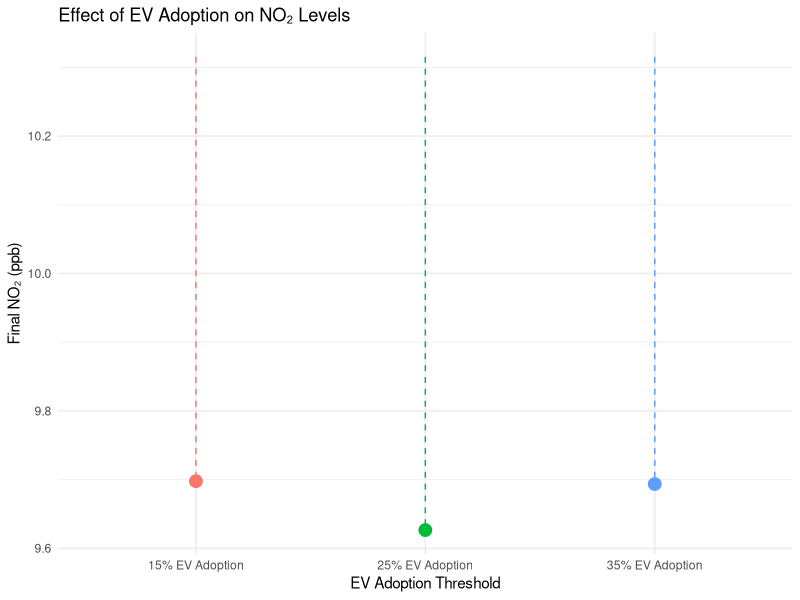
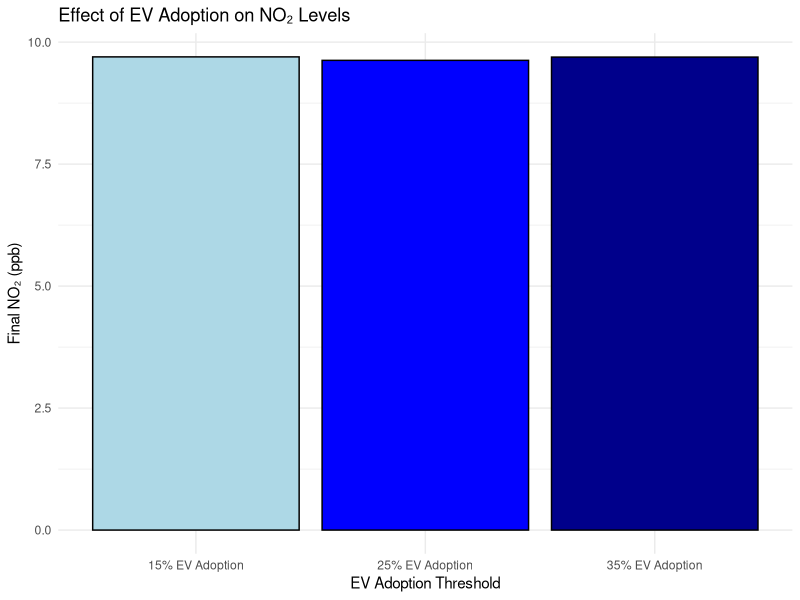
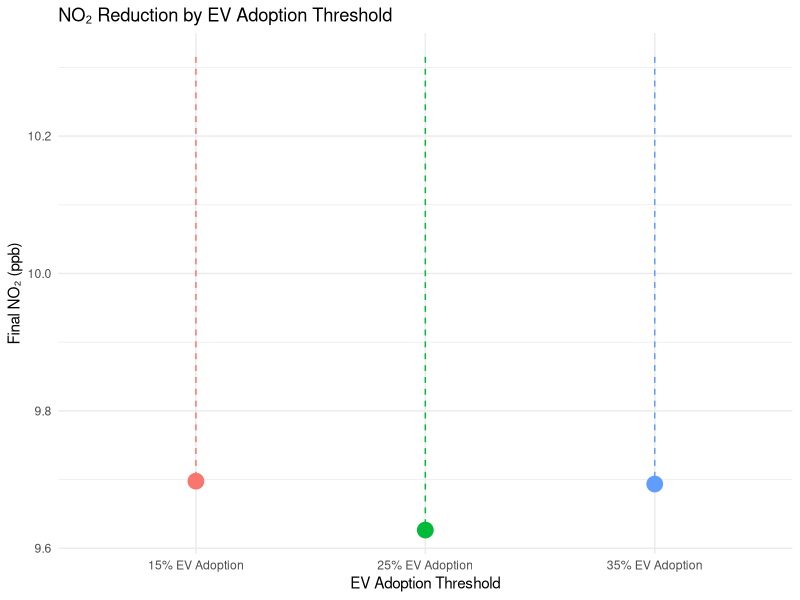
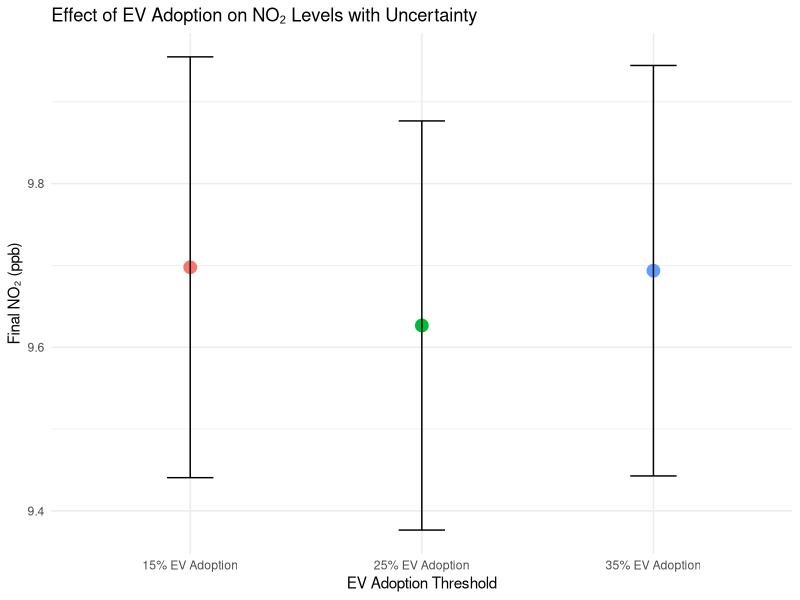
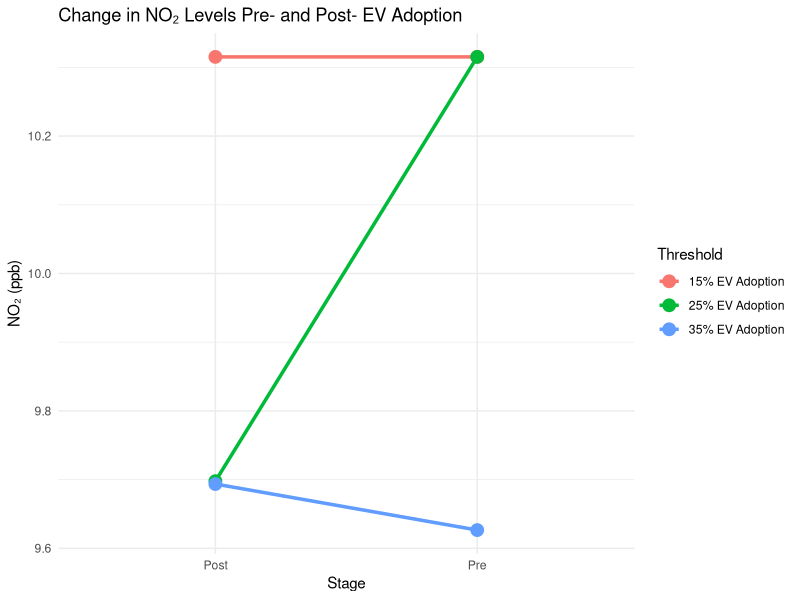
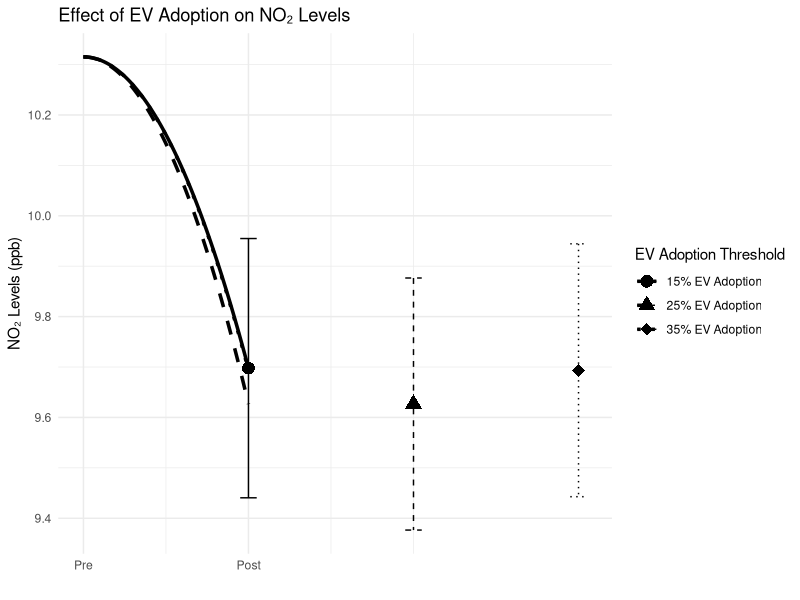
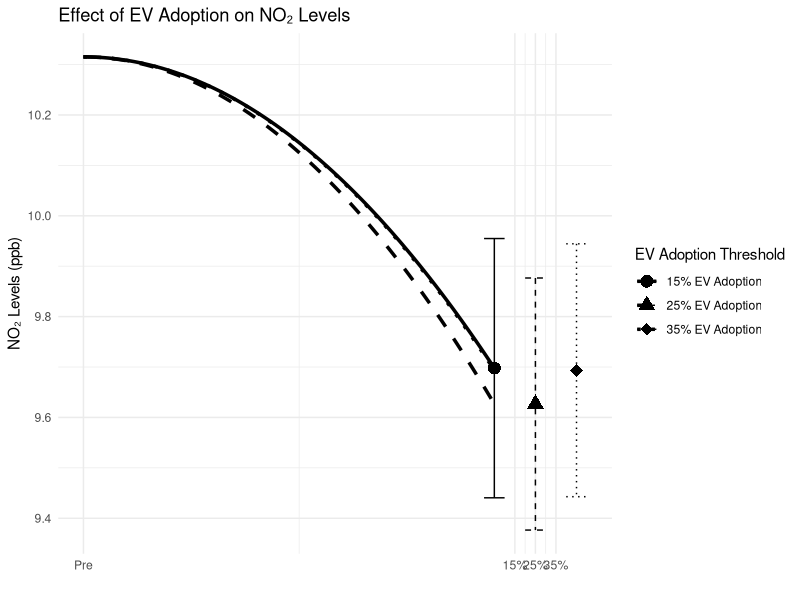
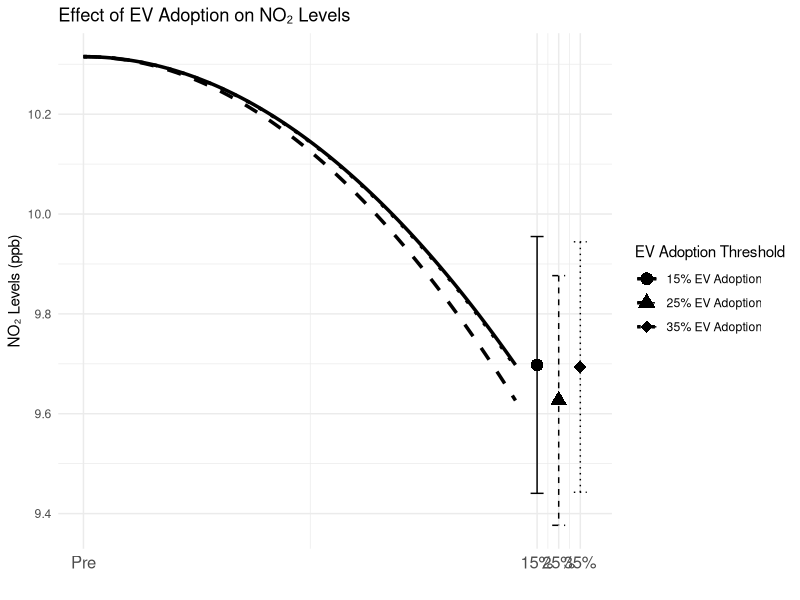

The R source for these figures, in order:


##############
##############

library(ggplot2)
library(dplyr)


library(ggplot2)

ev_adoption_df <- data.frame(
  Threshold = c("15% EV Adoption", "25% EV Adoption", "35% EV Adoption"),
  Reduction = c(-0.61747566, -0.68864040, -0.62164765),  # Coefficients (NO2 decrease)
  SE = c(0.25714653, 0.25004344, 0.25083377)  # Standard errors
)

# Compute NO2 levels after reduction
ev_adoption_df <- ev_adoption_df %>%
  mutate(Final_NO2 = 10.31522 + Reduction) 

# Plot NO2 reductions at each EV adoption threshold
ggplot(ev_adoption_df, aes(x = Threshold, y = Final_NO2, color = Threshold)) +
  geom_point(size = 4) +
  geom_segment(aes(xend = Threshold, y = 10.31522, yend = Final_NO2), linetype = "dashed") +
  labs(
    title = "Effect of EV Adoption on NO₂ Levels",
    x = "EV Adoption Threshold",
    y = "Final NO₂ (ppb)"
  ) +
  theme_minimal() +
  theme(legend.position = "none")  # Remove legend for clarity



################


ggplot(ev_adoption_df, aes(x = Threshold, y = Final_NO2, fill = Threshold)) +
  geom_bar(stat = "identity", color = "black") +
  labs(
    title = "Effect of EV Adoption on NO₂ Levels",
    x = "EV Adoption Threshold",
    y = "Final NO₂ (ppb)"
  ) +
  scale_fill_manual(values = c("lightblue", "blue", "darkblue")) +
  theme_minimal() +
  theme(legend.position = "none")



ggplot(ev_adoption_df, aes(x = Threshold, y = Final_NO2, color = Threshold)) +
  geom_segment(aes(xend = Threshold, y = 10.31522, yend = Final_NO2), linetype = "dashed") +
  geom_point(size = 5) +
  labs(
    title = "NO₂ Reduction by EV Adoption Threshold",
    x = "EV Adoption Threshold",
    y = "Final NO₂ (ppb)"
  ) +
  theme_minimal() +
  theme(legend.position = "none")



ggplot(ev_adoption_df, aes(x = Threshold, y = Final_NO2, color = Threshold)) +
  geom_point(size = 4) +
  geom_errorbar(aes(ymin = Final_NO2 - SE, ymax = Final_NO2 + SE), width = 0.2, color = "black") +
  labs(
    title = "Effect of EV Adoption on NO₂ Levels with Uncertainty",
    x = "EV Adoption Threshold",
    y = "Final NO₂ (ppb)"
  ) +
  theme_minimal() +
  theme(legend.position = "none")



# Create long-format data to show slope
ev_slope_df <- data.frame(
  Threshold = rep(ev_adoption_df$Threshold, each = 2),
  Stage = rep(c("Pre", "Post"), times = nrow(ev_adoption_df)),
  NO2_Level = c(rep(10.31522, nrow(ev_adoption_df)), ev_adoption_df$Final_NO2)
)

ggplot(ev_slope_df, aes(x = Stage, y = NO2_Level, group = Threshold, color = Threshold)) +
  geom_line(size = 1.2) +
  geom_point(size = 4) +
  labs(
    title = "Change in NO₂ Levels Pre- and Post- EV Adoption",
    x = "Stage",
    y = "NO₂ (ppb)"
  ) +
  theme_minimal() +
  theme(legend.position = "right")



###################
###################
###################



library(ggplot2)
library(dplyr)

# Create a dataframe for NO2 levels over time for different EV adoption thresholds
ev_adoption_df <- data.frame(
  Time = rep(seq(0, 1, length.out = 100), 3),  # Time progression (scaled to 0-1 for smooth curve)
  Threshold = rep(c("15% EV Adoption", "25% EV Adoption", "35% EV Adoption"), each = 100),
  Reduction = rep(c(-0.61747566, -0.68864040, -0.62164765), each = 100),  # Regression coefficients
  SE = rep(c(0.25714653, 0.25004344, 0.25083377), each = 100)  # Standard errors
)

# Compute NO2 levels over time
ev_adoption_df <- ev_adoption_df %>%
  mutate(
    NO2_Level = 10.31522 + Reduction * Time^2,  # Quadratic decrease (parabolic shape)
    X_Axis = ifelse(Time == 1, as.numeric(factor(Threshold, levels = c("15% EV Adoption", "25% EV Adoption", "35% EV Adoption"))), NA)  # X position for SE markers
  )

# Plot NO2 reductions over time for each EV adoption threshold
ggplot(ev_adoption_df, aes(x = Time, y = NO2_Level, group = Threshold, linetype = Threshold, shape = Threshold)) +
  geom_line(size = 1.2) +  # Plot curved lines
  geom_point(data = ev_adoption_df %>% filter(Time == 1), aes(x = X_Axis, y = NO2_Level), size = 4) +  # Add endpoint markers
  geom_errorbar(data = ev_adoption_df %>% filter(Time == 1), 
                aes(x = X_Axis, ymin = NO2_Level - SE, ymax = NO2_Level + SE), 
                width = 0.1, color = "black") +  # Error bars at endpoints
  scale_x_continuous(breaks = c(0, 1), labels = c("Pre", "Post")) +  # Label x-axis as "Pre" and "Post"
  scale_linetype_manual(values = c("solid", "dashed", "dotted")) +  # Different line types for BW printing
  scale_shape_manual(values = c(16, 17, 18)) +  # Different point shapes for BW printing
  labs(
    title = "Effect of EV Adoption on NO₂ Levels",
    x = "",
    y = "NO₂ Levels (ppb)",
    linetype = "EV Adoption Threshold",
    shape = "EV Adoption Threshold"
  ) +
  theme_minimal() +
  theme(legend.position = "right")


###################
###################
###################


library(ggplot2)
library(dplyr)

# Define the initial NO2 level (pre-treatment mean)
initial_NO2 <- 10.31522

# Create a dataframe with NO2 levels over time for different EV adoption thresholds
ev_adoption_df <- data.frame(
  Time = rep(seq(0, 1, length.out = 100), 3),  # Simulated time progression
  Threshold = rep(c("15% EV Adoption", "25% EV Adoption", "35% EV Adoption"), each = 100),
  Reduction = rep(c(-0.61747566, -0.68864040, -0.62164765), each = 100),  # Regression coefficients
  SE = rep(c(0.25714653, 0.25004344, 0.25083377), each = 100)  # Standard errors
)

# Compute NO2 levels over time, ensuring each line reaches its own final NO2 level
ev_adoption_df <- ev_adoption_df %>%
  mutate(
    X_Axis = case_when(
      Threshold == "15% EV Adoption" ~ 1.0,
      Threshold == "25% EV Adoption" ~ 1.1,
      Threshold == "35% EV Adoption" ~ 1.2
    ),  # Adjust final x-values to make them closer together
    NO2_Level = initial_NO2 + Reduction * Time^2  # Quadratic decrease for parabolic shape
  )

# Extract only the final data points for error bars and endpoint markers
final_points <- ev_adoption_df %>%
  filter(Time == 1)  # Select only the last time point

# Plot NO2 reductions over time for each EV adoption threshold
ggplot(ev_adoption_df, aes(x = Time, y = NO2_Level, group = Threshold, linetype = Threshold, shape = Threshold)) +
  geom_line(size = 1.2) +  # Plot curved lines
  geom_point(data = final_points, aes(x = X_Axis, y = NO2_Level), size = 4) +  # Add endpoint markers
  geom_errorbar(data = final_points, aes(x = X_Axis, ymin = NO2_Level - SE, ymax = NO2_Level + SE), 
                width = 0.05, color = "black") +  # Error bars at endpoints
  scale_x_continuous(breaks = c(0, 1.05, 1.1, 1.15), labels = c("Pre", "15%", "25%", "35%")) +  # Adjusted x-axis labels
  scale_linetype_manual(values = c("solid", "dashed", "dotted")) +  # Different line types for BW printing
  scale_shape_manual(values = c(16, 17, 18)) +  # Different point shapes for BW printing
  labs(
    title = "Effect of EV Adoption on NO₂ Levels",
    x = "",
    y = "NO₂ Levels (ppb)",
    linetype = "EV Adoption Threshold",
    shape = "EV Adoption Threshold"
  ) +
  theme_minimal() +
  theme(legend.position = "right")


#########
#########

library(ggplot2)
library(dplyr)

# Define the initial NO2 level (pre-treatment mean)
initial_NO2 <- 10.31522

# Define thresholds and their reductions
ev_adoption_df <- data.frame(
  Threshold = c("15% EV Adoption", "25% EV Adoption", "35% EV Adoption"),
  Final_NO2 = initial_NO2 + c(-0.61747566, -0.68864040, -0.62164765),  # Apply reductions
  SE = c(0.25714653, 0.25004344, 0.25083377)  # Standard errors
)

# Define time progression for each threshold separately
time_seq <- seq(0, 1, length.out = 100)

# Expand dataframe for plotting each threshold separately
ev_adoption_long <- ev_adoption_df %>%
  slice(rep(1:n(), each = length(time_seq))) %>%  # Repeat each row for each time step
  mutate(
    Time = rep(time_seq, nrow(ev_adoption_df)),  # Assign time progression
    NO2_Level = initial_NO2 + (Final_NO2 - initial_NO2) * Time^2,  # Quadratic decrease
    X_Axis = case_when(
      Threshold == "15% EV Adoption" ~ 1.05,
      Threshold == "25% EV Adoption" ~ 1.10,
      Threshold == "35% EV Adoption" ~ 1.15
    ))  # Adjust final x positions to be closer

# Extract only the final data points for error bars and endpoint markers
final_points <- ev_adoption_long %>%
  filter(Time == 1)  # Select only the last time point

# Plot NO2 reductions over time for each EV adoption threshold
ggplot(ev_adoption_long, aes(x = Time, y = NO2_Level, group = Threshold, linetype = Threshold, shape = Threshold)) +
  geom_line(size = 1.2) +  # Plot curved lines
  geom_point(data = final_points, aes(x = X_Axis, y = NO2_Level), size = 4) +  # Add endpoint markers
  geom_errorbar(data = final_points, aes(x = X_Axis, ymin = NO2_Level - SE, ymax = NO2_Level + SE), 
                width = 0.03, color = "black") +  # Adjust error bars for clarity
  scale_x_continuous(breaks = c(0, 1.05, 1.10, 1.15), labels = c("Pre", "15%", "25%", "35%")) +  # Adjusted x-axis labels
  scale_linetype_manual(values = c("solid", "dashed", "dotted")) +  # Different line types for BW printing
  scale_shape_manual(values = c(16, 17, 18)) +  # Different point shapes for BW printing
  labs(
    title = "Effect of EV Adoption on NO₂ Levels",
    x = "",
    y = "NO₂ Levels (ppb)",
    linetype = "EV Adoption Threshold",
    shape = "EV Adoption Threshold"
  ) +
  theme_minimal() +
  theme(legend.position = "right", axis.text.x = element_text(size = 12))


###########
###########
############


library(ggplot2)
library(dplyr)

# Define the initial NO2 level (pre-treatment mean)
initial_NO2 <- 10.31522

# Define thresholds and their reductions
ev_adoption_df <- data.frame(
  Threshold = c("15% EV Adoption", "25% EV Adoption", "35% EV Adoption"),
  Final_NO2 = initial_NO2 + c(-0.61747566, -0.68864040, -0.62164765),  # Apply reductions
  SE = c(0.25714653, 0.25004344, 0.25083377)  # Standard errors
)

# Define time progression
time_seq <- seq(0, 1, length.out = 100)

# Expand dataframe for plotting
ev_adoption_long <- ev_adoption_df %>%
  slice(rep(1:n(), each = length(time_seq))) %>%
  mutate(
    Time = rep(time_seq, nrow(ev_adoption_df)),  # Time progression
    NO2_Level = initial_NO2 + (Final_NO2 - initial_NO2) * (1 - (1 - Time)^3),  # Smooth cubic decay
    X_Axis = case_when(
      Threshold == "15% EV Adoption" ~ 1.05,
      Threshold == "25% EV Adoption" ~ 1.08,
      Threshold == "35% EV Adoption" ~ 1.11
    )  # Assign separate final x positions for readability
  )

# Extract final points for error bars
final_points <- ev_adoption_long %>%
  filter(Time == 1)

# Plot NO2 reductions over time for each EV adoption threshold
ggplot(ev_adoption_long, aes(x = Time, y = NO2_Level, group = Threshold, linetype = Threshold, shape = Threshold)) +
  geom_line(size = 1.2) +  # Smooth curved lines
  geom_point(data = final_points, aes(x = X_Axis, y = NO2_Level), size = 4) +  # End markers
  geom_errorbar(data = final_points, aes(x = X_Axis, ymin = NO2_Level - SE, ymax = NO2_Level + SE), 
                width = 0.02, color = "black") +  # Error bars at endpoints
  scale_x_continuous(breaks = c(0, 1.05, 1.08, 1.11), labels = c("Pre", "15%", "25%", "35%")) +  # Adjusted x-axis labels
  scale_linetype_manual(values = c("solid", "dashed", "dotted")) +  # Different line types for BW printing
  scale_shape_manual(values = c(16, 17, 18)) +  # Different point shapes for BW printing
  labs(
    title = "Effect of EV Adoption on NO₂ Levels",
    x = "",
    y = "NO₂ Levels (ppb)",
    linetype = "EV Adoption Threshold",
    shape = "EV Adoption Threshold"
  ) +
  theme_minimal() +
  theme(legend.position = "right")


##########
##########
##########


